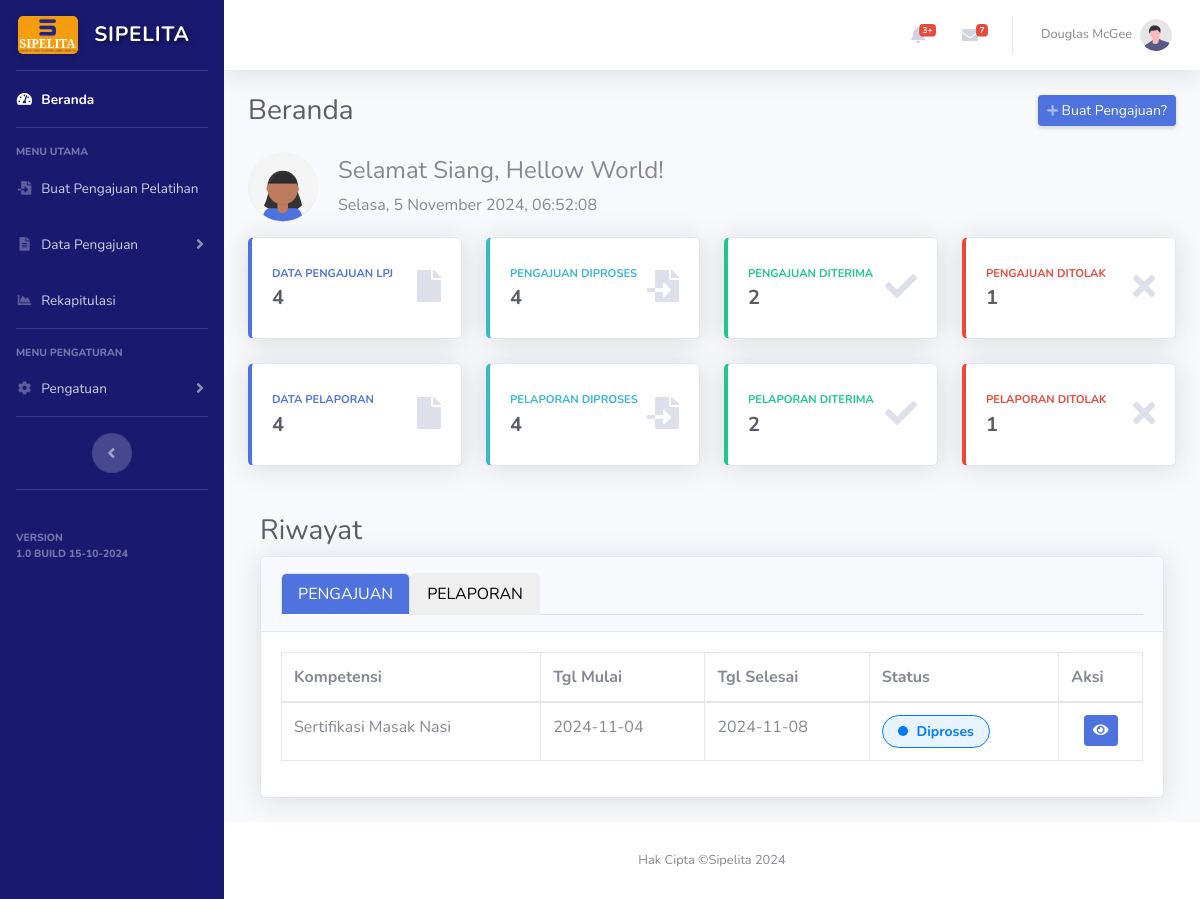
Page /pegawai/index.php (signed in) on the committed database.
### tables this page shows
CREATE TABLE `pelatihan` (
  `id_pelatihan` int(11) NOT NULL,
  `id_pegawai` int(11) NOT NULL,
  `institusi` varchar(255) NOT NULL,
  `id_prodi` int(11) NOT NULL,
  `id_jurusan` int(11) NOT NULL,
  `nama_peserta` varchar(255) NOT NULL,
  `alamat` varchar(255) NOT NULL,
  `tgl_start` date NOT NULL,
  `tgl_end` date NOT NULL,
  `no_dana` varchar(25) NOT NULL,
  `kompetensi` varchar(255) NOT NULL,
  `target` varchar(255) NOT NULL,
  `status` varchar(20) NOT NULL
);

### pegawai/index.php (the view, shortened to what the rows shown need)
<?php
include '../koneksi.php';
include '../loader.php';
include 'function.php';
$pelatihan = getall_pelatihan();
?>
<!DOCTYPE html>
<html lang="en">
<head>
    <link href="../vendor/fontawesome-free/css/all.min.css" rel="stylesheet" type="text/css">
    <link href="../css/sb-admin-2.minn.css" rel="stylesheet">
    <link href="../vendor/datatables/dataTables.bootstrap4.min.css" rel="stylesheet">
</head>
<body id="page-top">
    <div id="wrapper">
        <div id="content-wrapper" class="d-flex flex-column">
            <div id="content">
                <div class="container-fluid">
                    <div class="d-sm-flex align-items-center justify-content-between mb-4">
                        <h1 class="h3 mb-0 text-gray-800">Beranda</h1>
                    </div>
                    <div class="row">
                        <div class="container-fluid">
                            <h1 class="h3 mt-4 mb-2 text-gray-800">Riwayat</h1>
                            <div class="card shadow mb-4">
                                <div class="card-body">
                                    <div class="tab-content" id="myTabContent">
                                        <div class="tab-pane fade show active" id="pengajuan" role="tabpanel"
                                            aria-labelledby="pengajuan-tab">
                                            <div class="table-responsive">
                                                <table class="table table-bordered" id="pengajuanTable" width="100%"
                                                    cellspacing="0">
                                                    <thead>
                                                        <tr>
                                                            <th>Kompetensi</th>
                                                            <th>Tgl Mulai</th>
                                                            <th>Tgl Selesai</th>
                                                            <th>Status</th>
                                                            <th>Aksi</th>
                                                        </tr>
                                                    </thead>
                                                    <tbody>
                                                        <?php foreach ($pelatihan as $data) { ?>
                                                        <tr>
                                                            <td><?=$data['kompetensi']?></td>
                                                            <td><?=$data['tgl_start']?></td>
                                                            <td><?=$data['tgl_end']?></td>
                                                            <td>
                                                            <span class="status-button
                                                            <?= $data['status'] === 'Diproses' ? 'in-process' :
                                                            ($data['status'] === 'Ditolak' ? 'rejected' :
                                                            ($data['status'] === 'Diterima' ? 'accepted' : '')) ?>">
                                                                    <span class="dot"></span>
                                                                    <?=$data['status']?>
                                                                </span>
                                                            </td>
                                                            <td class="text-center">
                                                                <a href="add_pengajuan_lpj.php?id_pelatihan=<?=$data['id_pelatihan']?>"><button class="btn btn-primary btn-sm">
                                                                    <i class="fas fa-eye"></i>
                                                                </button></a>
                                                            </td>
                                                        </tr>
                                                        <?php }?>
                                                    </tbody>
                                                </table>
                                            </div>
                                        </div>
                                    </div>
                                </div>
                            </div>
                        </div>
                    </div>
                </div>
            </div>
        </div>
</body>
</html>

### rows in the picture
pelatihan: kompetensi "Sertifikasi Masak Nasi", tgl_start "2024-11-04", tgl_end "2024-11-08", status "Diproses"

### other values in the picture
$greeting "Selamat Siang"
$total_pending "4"
$total_approved "2"
$total_rejected "1"
